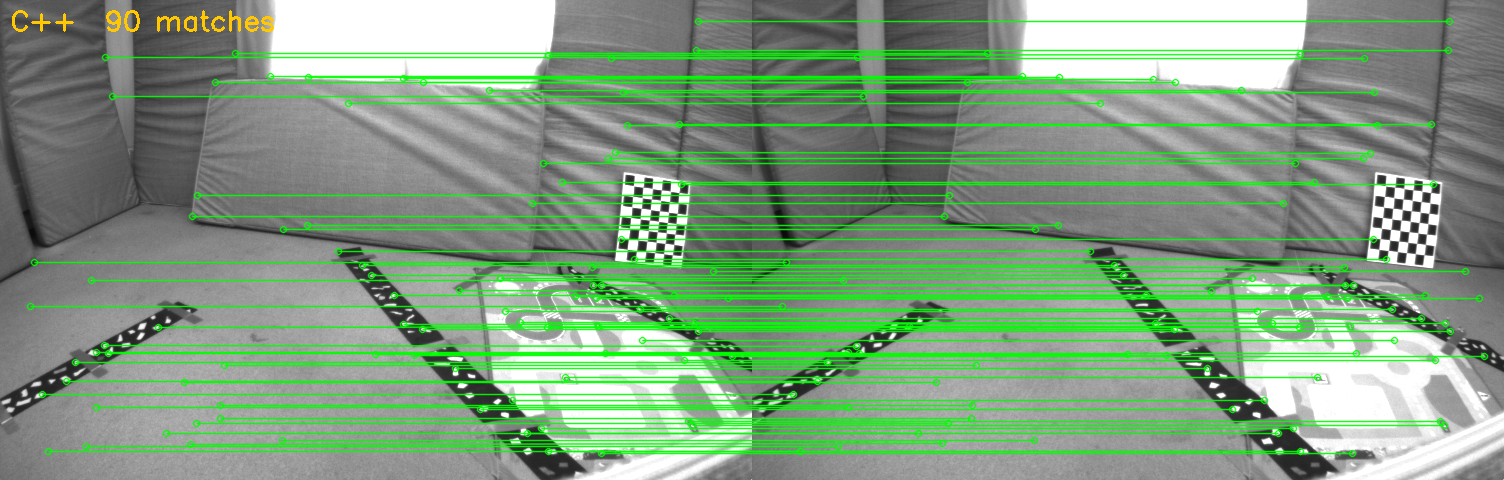
//> input picture examples/init_matches_cpp.png, 1504 x 480 px
$ ./search_init_bin ../examples/init_matches_cpp.png ../examples/init_matches_python.png ../examples/init_matches_python.png   (built with g++ and OpenCV 4)
//> lines starting //> are read from the running program, lines starting //| are printed output that depends on the picture
// Usage: ./search_init_bin <image1> <image2>
//
// Extracts ORB features from two images and runs SearchForInitialization,
// printing the match count for comparison with the Python implementation.

#include <cstdio>
#include <cstdint>
#include <vector>
#include <climits>
#include <cmath>
#include <algorithm>
#include <cassert>
#include <opencv2/core/core.hpp>
#include <opencv2/highgui/highgui.hpp>
#include "ORBextractor.h"

// ---- Camera parameters (EuRoC cam0, scaled to 600x350) --------------------
static const int NEW_W = 600, NEW_H = 350;
static const double SX = NEW_W / 752.0, SY = NEW_H / 480.0;
static const cv::Matx33d CAM_K(458.654*SX, 0, 367.215*SX,
                                0, 457.296*SY, 248.375*SY,
                                0, 0, 1);
static const cv::Vec4d DIST_COEF(-0.28340811, 0.07395907, 0.00019359, 1.76187114e-05);

// [7 lines left out: function undistort_kps, not called in this run]

// ---- Constants (ORBmatcher) ------------------------------------------------
static const int TH_LOW       = 50;
static const int HISTO_LENGTH = 30;
static const float NN_RATIO   = 0.9f;
static const int WINDOW_SIZE  = 100;

// ---- Constants (Frame grid) ------------------------------------------------
static const int FRAME_GRID_COLS = 64;
static const int FRAME_GRID_ROWS = 48;

// ---- Hamming distance (ORBmatcher::DescriptorDistance) ---------------------
// [12 lines left out: function descriptor_distance, not called in this run]

// ---- Minimal Frame (grid-based spatial lookup) -----------------------------
struct SimpleFrame {
    std::vector<cv::KeyPoint> kps;
    cv::Mat descs;
    int img_w, img_h;

    float min_x, max_x, min_y, max_y;
    float grid_w_inv, grid_h_inv;
    std::vector<std::vector<std::vector<size_t>>> grid; // [col][row]

    // [42 lines left out: functions SimpleFrame, get_features_in_area, not called in this run]
};

// ---- ComputeThreeMaxima ----------------------------------------------------
// [83 lines left out: functions compute_three_maxima, search_for_initialization, not called in this run]

// ---- main ------------------------------------------------------------------
// Usage: ./search_init_bin <image1> <image2> <output_bin>
//
// Output binary format:
//   [N1: int32]  number of frame1 keypoints
//   [N2: int32]  number of frame2 keypoints
//   [kps1: N1 x {x,y,size,angle,response:float32, octave:int32}]  = N1 x 24 bytes
//   [kps2: N2 x {x,y,size,angle,response:float32, octave:int32}]  = N2 x 24 bytes
//   [M:  int32]  number of matches
//   [matches: M x {i1, i2}: int32]                                 = M x 8 bytes
int main(int argc, char** argv) {
    if (argc != 4) {
        fprintf(stderr, "Usage: %s <image1> <image2> <output_bin>\n", argv[0]);
        return 1;
    }

    cv::Mat img1 = cv::imread(argv[1], cv::IMREAD_GRAYSCALE);
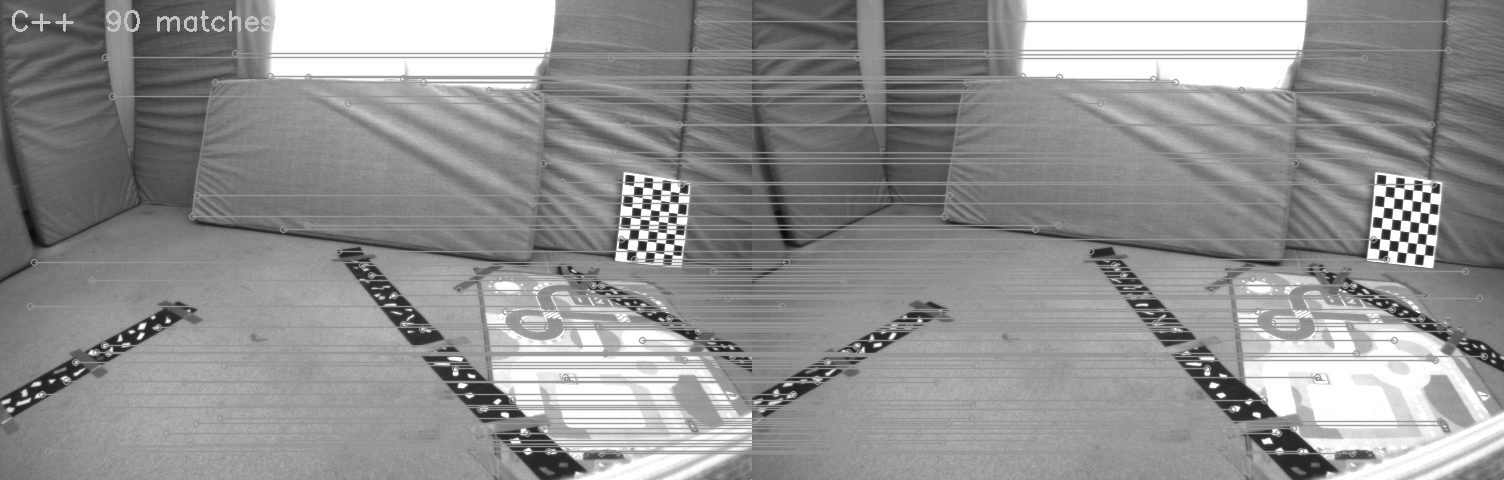
//> img1: 480 rows x 1504 cols, CV_8UC1; min 10, max 255, mean 145.4
    cv::Mat img2 = cv::imread(argv[2], cv::IMREAD_GRAYSCALE);
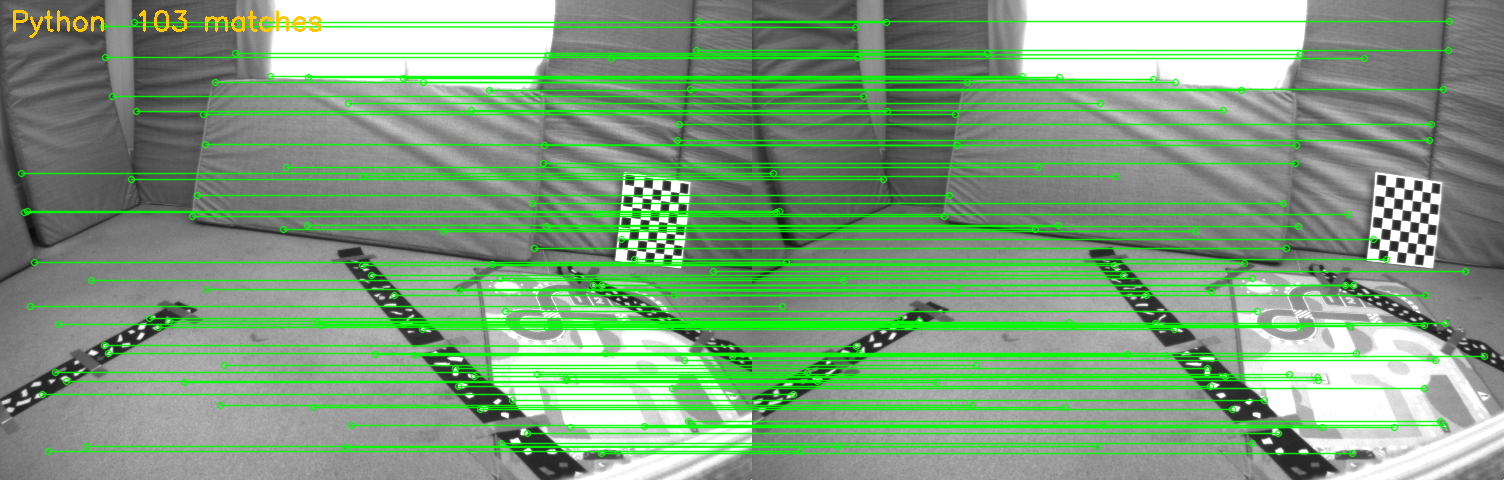
//> input picture examples/init_matches_python.png, 1504 x 480 px
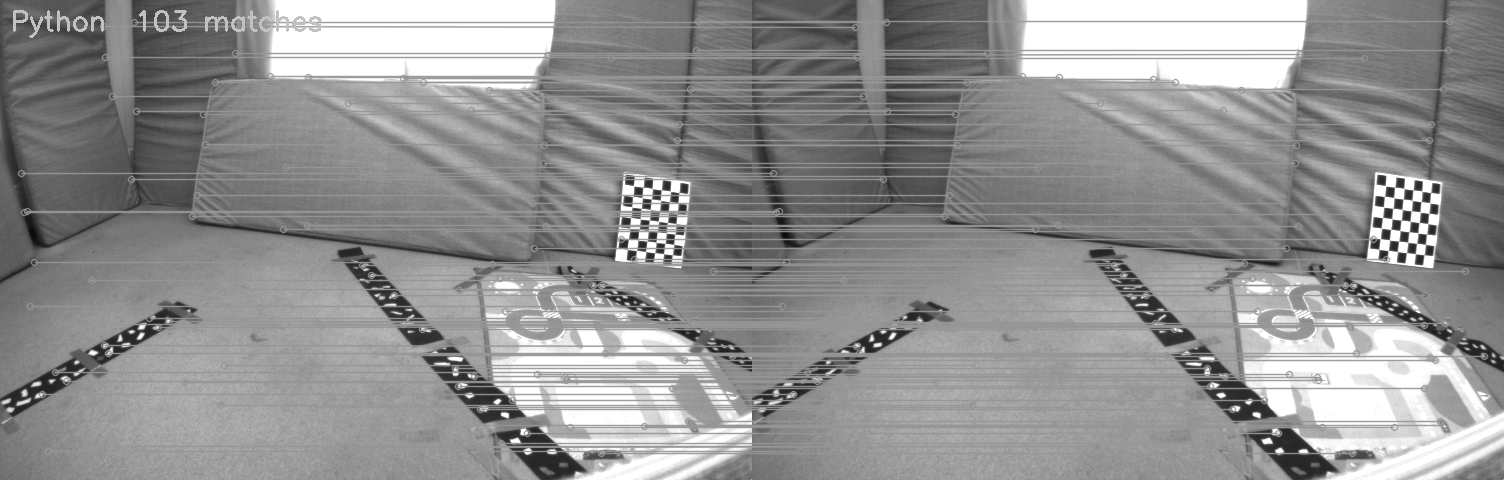
//> img2: 480 rows x 1504 cols, CV_8UC1; min 10, max 255, mean 145.7
    if (img1.empty() || img2.empty()) {
        fprintf(stderr, "Cannot load images\n"); return 1;
    }

    cv::resize(img1, img1, cv::Size(NEW_W, NEW_H));
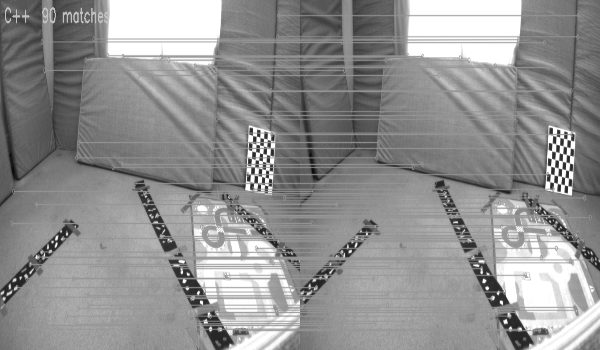
//> img1: 350 rows x 600 cols, CV_8UC1; min 11, max 255, mean 145.4
    cv::resize(img2, img2, cv::Size(NEW_W, NEW_H));
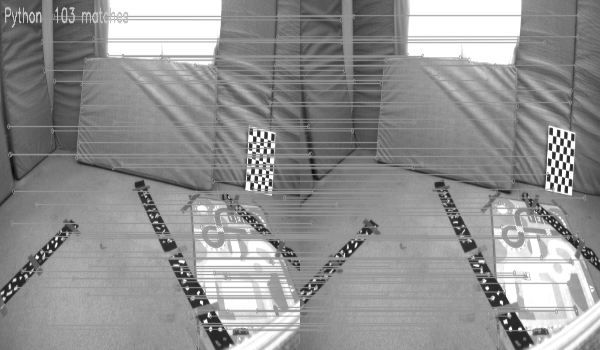
//> img2: 350 rows x 600 cols, CV_8UC1; min 11, max 255, mean 145.6

//> (the run ends here: the program needs code that is not available in this run, at `ORB_SLAM3::ORBextractor ext(5000, 1.2f, 8, 20, 7);`)
